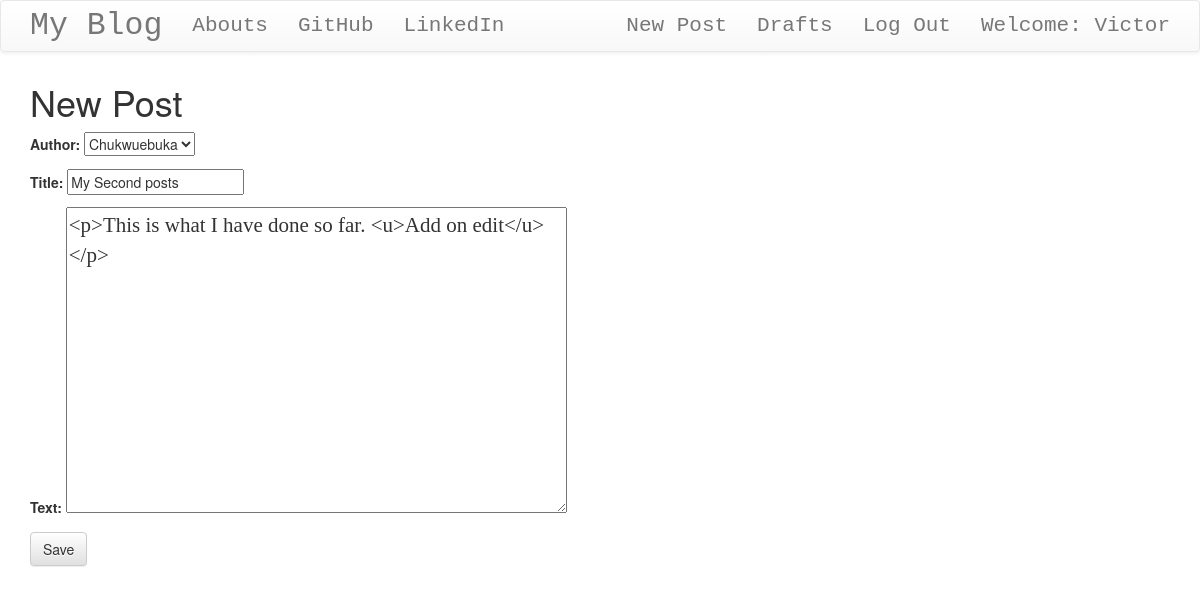
Screenshot of /post/2/edit/ (signed in) with the database file from the repository.
### blog/models.py (models this page shows, shortened)
class Post(models.Model):
    author = models.ForeignKey('auth.User', on_delete=models.CASCADE) # Directly linking to the authorization user
    title = models.CharField(max_length=200)
    text = models.TextField()
    create_date = models.DateTimeField(default=timezone.now())
    published_date = models.DateTimeField(blank=True, null=True)

### blog/views.py (the view)
# urls.py: path('post/<int:pk>/edit/', views.PostUpdateView.as_view(), name='post_edit'),
class PostUpdateView(LoginRequiredMixin, UpdateView):
    login_url = '/login/'
    redirect_field_name = 'blog/post_detail.html'
    form_class = PostForm
    model = Post

### blog/forms.py
class PostForm(forms.ModelForm):
    class Meta():
        model = Post
        fields = ('author', 'title', 'text')
        widgets = {
            'title': forms.TextInput(attrs={'class':'textinputclass'}),
            'text': forms.Textarea(attrs={'class':'editable medium-editor-textarea postcontent'})
        }

### blog/templates/blog/post_form.html (shortened to what this page needs)
<!DOCTYPE html>
{% extends 'blog/base.html' %}
{% block content %}
    <h1>New Post</h1>
    <form class="post-form" method="POST">
        {{ form.as_p }}
        <button type="submit" class="save btn btn-default">Save</button>
    </form>
{% endblock %}

### blog/templates/blog/base.html (shortened to what this page needs)
<!DOCTYPE html>
{% load static %}
<html lang="en">
<head>
    <link rel="stylesheet" href="https://maxcdn.bootstrapcdn.com/bootstrap/3.3.7/css/bootstrap.min.css">
    <link rel="stylesheet" href="https://maxcdn.bootstrapcdn.com/bootstrap/3.3.7/css/bootstrap-theme.min.css">
    <link rel="stylesheet" href="//cdn.jsdelivr.net/npm/medium-editor@latest/dist/css/medium-editor.min.css" type="text/css" media="screen" charset="utf-8">
    <link rel="stylesheet" href="{% static "css/blog.css" %}">
</head>
<body class="loader">
    <nav class="navbar navbar-default techfont custom-navbar">
        <div class="container">
            <ul class="nav navbar-nav">
                <li><a href="{% url 'post_list' %}" class="navbar-brand bigbrand">My Blog</a></li>
                <li><a href="{% url 'about' %}">Abouts</a></li>
                <li><a href="https://www.github.com/Chukwuebuka2" target="_blank">GitHub</a></li>
                <li><a href="https://www.linkedin.com/in/chukwuebuka-nwokporo-018a98175" target="_blank">LinkedIn</a></li>
            </ul>
            <ul class="nav navbar-nav navbar-right">
                {% if user.is_authenticated %}
                    <li>
                        <a href="{% url 'post_new' %}">New Post</a>
                    </li>
                    <li>
                        <a href="{% url 'post_draft_list' %}">Drafts</a>
                    </li>
                    <li>
                        <a href="{% url 'logout' %}">Log Out</a>
                    </li>
                    <li>
                        <a>Welcome: {{ user.username }}</a>
                    </li>
                {% else %}
                    <li><a class="nav navbar-right" href="{% url 'login' %}"><span class="glyphicon glyphicon-user"></span></a></li>
                {% endif %}
            </ul>
        </div>
    </nav>
    <div class="content container">
        <div class="row">
            <div class="col-md-8">
                <div class="blog_posts">
                    {% block content %}
                    {% endblock %}
                </div>
            </div>
        </div>
    </div>
</body>
</html>

### blog/static/css/blog.css (style rules this page uses)
.techfont { font-family: 'Courier New', Courier, monospace; font-size: 1.5em; margin-bottom: 10px; }
.bigbrand { font-size: 1.5em; }
.postcontent { font-family: 'Montserrat'; font-size: 1.5em; }
.loader { filter: hue-rotate(0deg); color: linear-gradient(45deg, #0f8, #08f); animation: 10000ms infinite linear; }

### rows the page displays
Post: author "Chukwuebuka", title "My Second posts", text "<p>This is what I have done so far. <u>Add on edit</u></p>"

### other values shown
{{ user.username }} "Victor"
